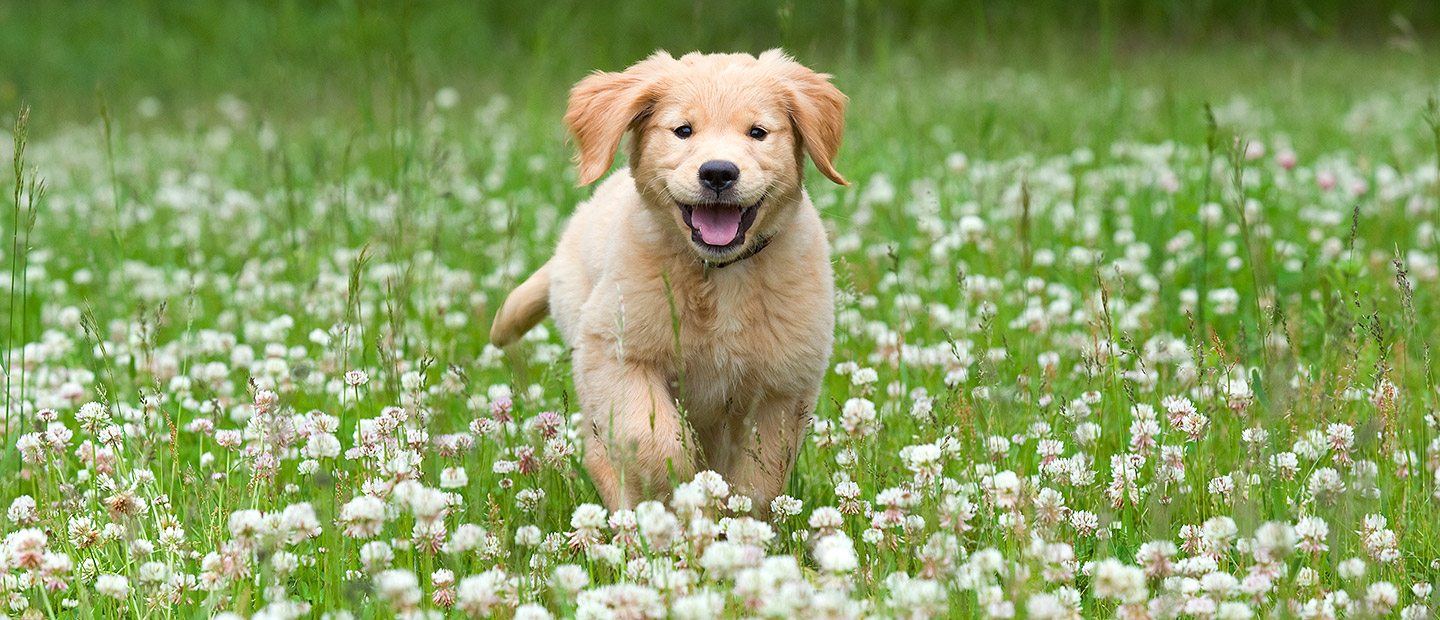
#> input picture dazo_demo/image.png, 1440 x 620 px
$ python sobel_edge.py   (older library calls are emulated)
#> lines starting #> are read from the running program, lines starting #| are printed output that depends on the picture
import cv2
import numpy as np

img = cv2.imread("image.png")
#> img is the input picture: shape (620, 1440, 3); mean B, G, R 99.9, 160.2, 140.1
gray = cv2.cvtColor(img, cv2.COLOR_BGR2GRAY)
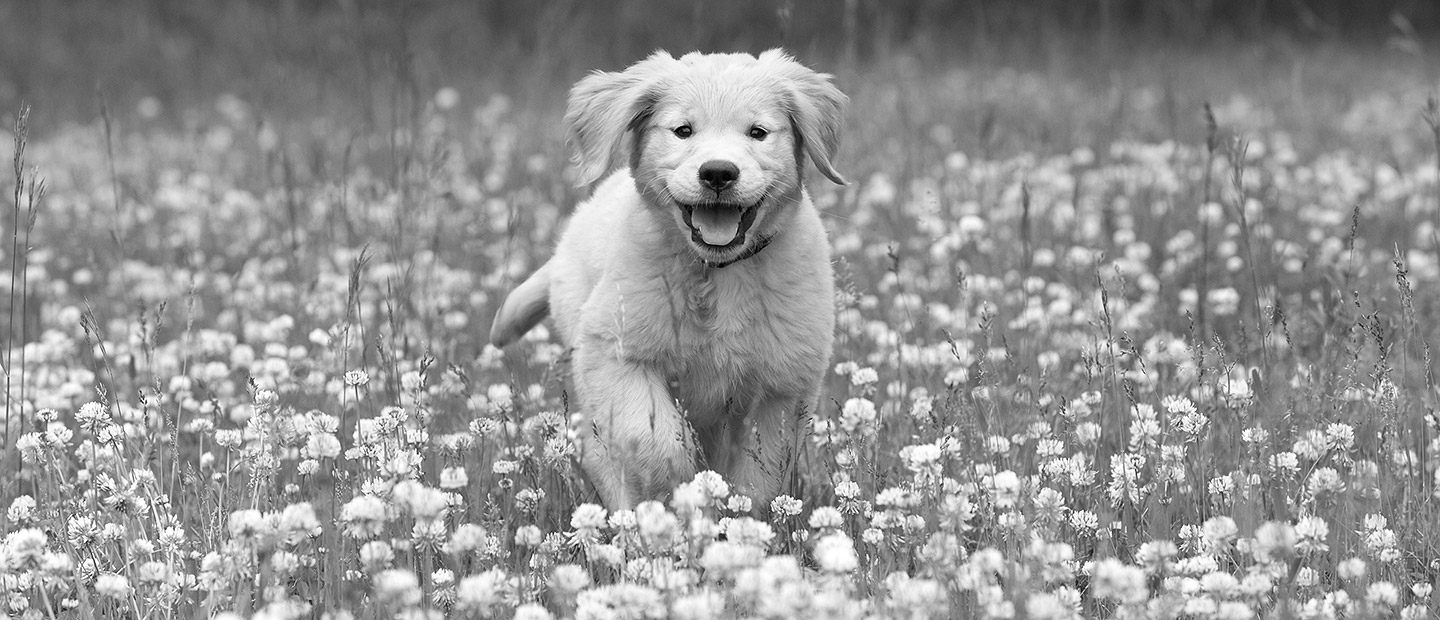
#> gray: shape (620, 1440); min 0, max 255, mean 147.3

sobel_x = cv2.Sobel(gray, cv2.CV_64F, 1, 0, ksize=3)
sobel_y = cv2.Sobel(gray, cv2.CV_64F, 0, 1, ksize=3)
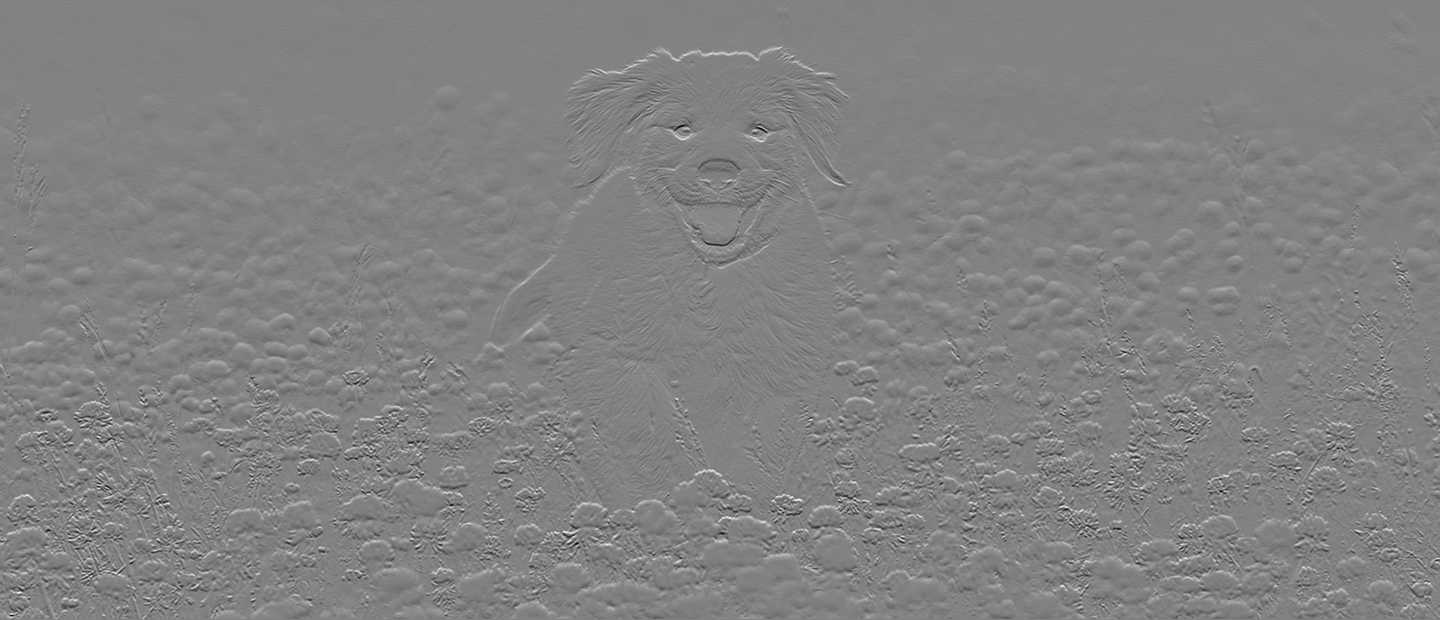
#> sobel_y: shape (620, 1440) float64; min -867, max 834, mean 1.2; drawn with min black and max white

sobel_combined = cv2.magnitude(sobel_x, sobel_y)
sobel_combined = cv2.convertScaleAbs(sobel_combined)

cv2.imshow("Original Image", img)
cv2.imshow("Sobel X", cv2.convertScaleAbs(sobel_x))
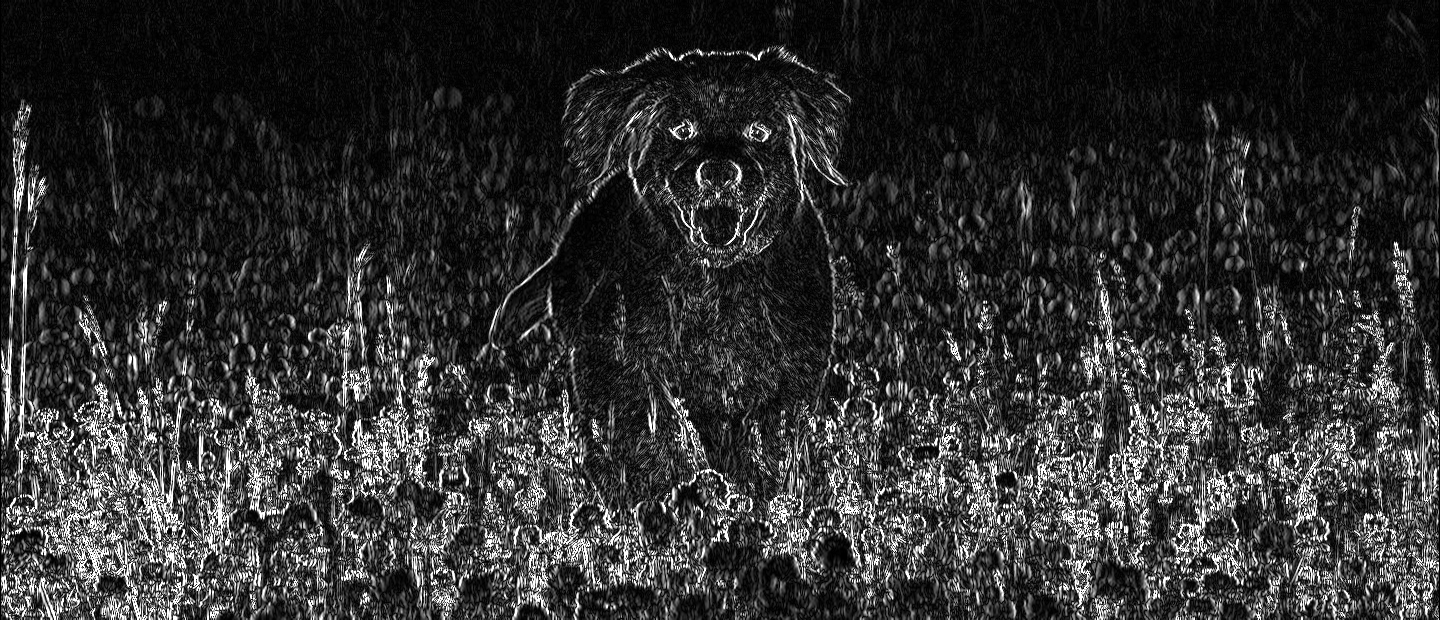
#> window 'Sobel X': shape (620, 1440); min 0, max 255, mean 49
cv2.imshow("Sobel Y", cv2.convertScaleAbs(sobel_y))
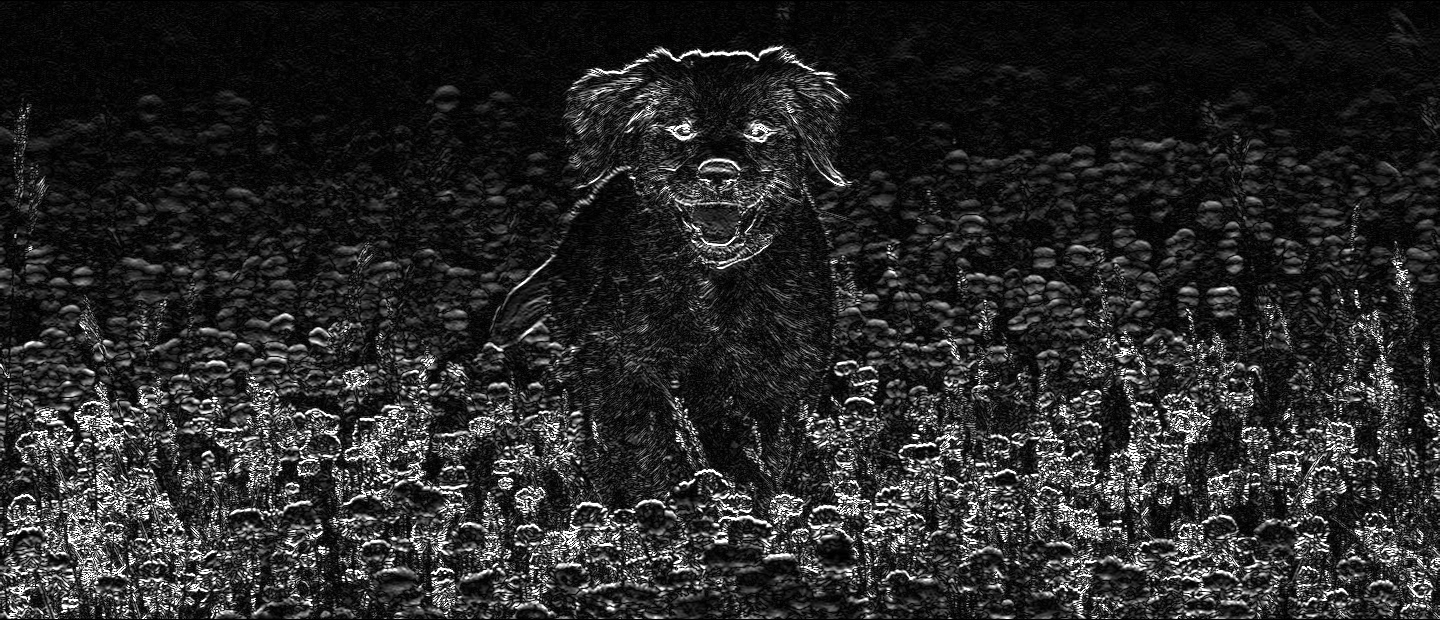
#> window 'Sobel Y': shape (620, 1440); min 0, max 255, mean 40.2
cv2.imshow("Sobel Combined", sobel_combined)
cv2.waitKey(0)
cv2.destroyAllWindows()
